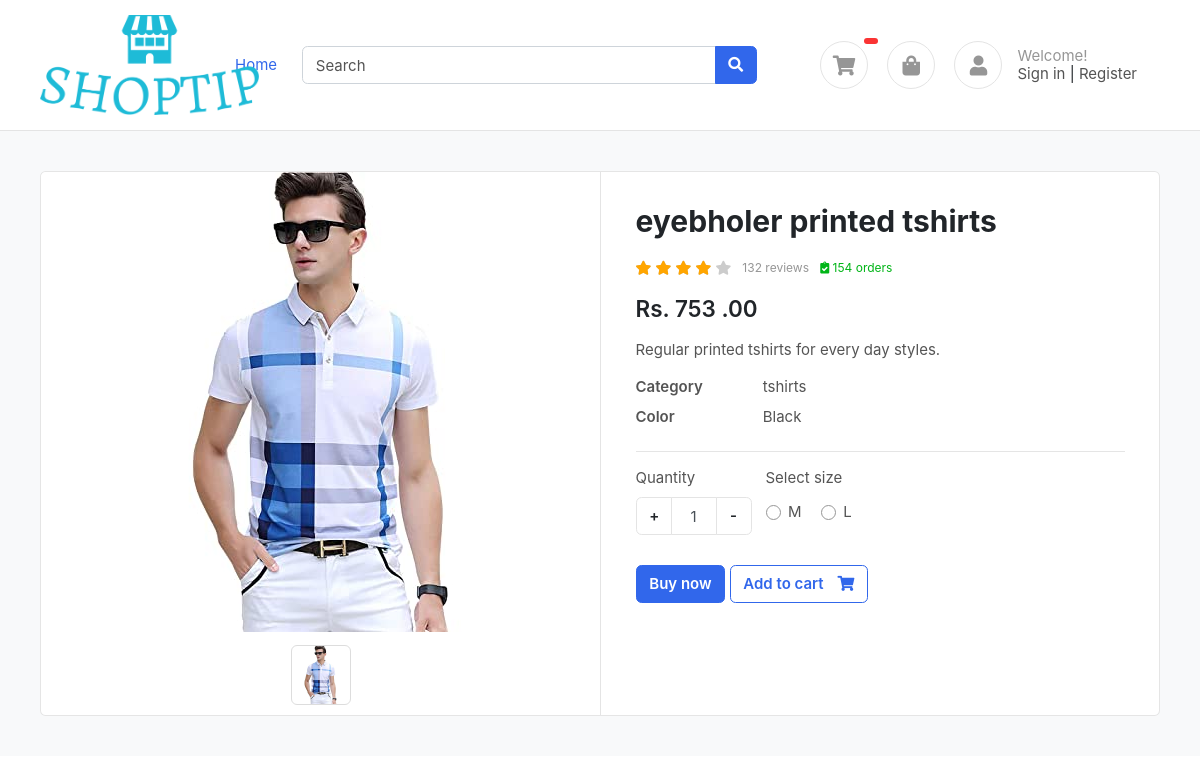
The page /products/eyebholer-printed-tshirts/ on the database its author committed.
### products/models.py (models this page shows, shortened)
class Products(BaseModel):
    product_name= models.CharField(max_length=100)
    slug= models.SlugField(unique=True,null=True,blank=True)
    category=models.ForeignKey(Category,on_delete=models.CASCADE,related_name="products")
    price=models.IntegerField(default=0)
    product_description=models.TextField()
    color= models.ManyToManyField(ColorVariant,blank=True)
    size= models.ManyToManyField(SizeVariant,blank=True)

class ProductImage(BaseModel):
    product= models.ForeignKey(Products,on_delete=models.CASCADE,related_name='product_images')
    image=models.ImageField(upload_to='product')

class Category(BaseModel):
    category_name= models.CharField(max_length=100)
    slug= models.SlugField(unique=True,null=True,blank=True)
    category_image= models.ImageField(upload_to="categories")
    def __str__(self) -> str:
        return self.category_name

class ColorVariant(BaseModel):
    color=models.CharField(max_length=100)
    price= models.IntegerField(default=0)

class SizeVariant(BaseModel):
    size=models.CharField(max_length=100)
    price= models.IntegerField(default=0)

### products/views.py (the view, shortened to what this page needs)
# urls.py: path('<slug>/',get_products,name='get_products')
def get_products(request,slug):
    try:
        product= Products.objects.get(slug=slug)
        context= {'product':product}
        return render(request,'products/product_view.html',context)
    except Exception as e:
        print(e)

### templates/products/product_view.html (shortened to what this page needs)
{% extends 'base/base.html' %}
{% block start %}
<section class="section-content padding-y bg">
    <div class="container">
    <div class="card">
        <div class="row no-gutters">
            <aside class="col-md-6">
    <article class="gallery-wrap">
    <div class="img-big-wrap">
      <div> <a href="#"><img src="/media/{{product.product_images.first.image}}"></a></div>
    </div>
    <div class="thumbs-wrap">
      {% for image in product.product_images.all %}
      <a href="#" class="item-thumb"> <img src="/media/{{image.image}}"></a>
      {% endfor %}
    </div>
    </article>
            </aside>
            <main class="col-md-6 border-left">
    <article class="content-body">
    <h2 class="title">{{product.product_name}} </h2>
    <div class="rating-wrap my-3">
        <ul class="rating-stars">
            <li style="width:80%" class="stars-active">
                <i class="fa fa-star"></i> <i class="fa fa-star"></i>
                <i class="fa fa-star"></i> <i class="fa fa-star"></i>
            </li>
            <li>
                <i class="fa fa-star"></i> <i class="fa fa-star"></i>
                <i class="fa fa-star"></i> <i class="fa fa-star"></i>
                <i class="fa fa-star"></i>
            </li>
        </ul>
        <small class="label-rating text-muted">132 reviews</small>
        <small class="label-rating text-success"> <i class="fa fa-clipboard-check"></i> 154 orders </small>
    </div>
    <div class="mb-3">
        <var class="price h4">Rs.
          {% if updated_price %}
          {{updated_price}}
          {% else %}
          {{product.price}}
          {% endif %}
          .00</var>
    </div>
    <p>{{product.product_description}} </p>
    <dl class="row">
      <dt class="col-sm-3">Category</dt>
      <dd class="col-sm-9">{{product.category}} </dd>
      <dt class="col-sm-3">Color</dt>
      <dd class="col-sm-9">
      {% for color in product.color.all %}
        {{color.color}}
        {% endfor %}
      </dd>
    </dl>
    <hr>
        <div class="form-row">
            <div class="form-group col-md flex-grow-0">
                <label>Quantity</label>
                <div class="input-group mb-3 input-spinner">
                  <div class="input-group-prepend">
                    <button class="btn btn-light" onclick="plus()" type="button" id="button-plus"> + </button>
                  </div>
                  <input id="quantity" type="text" class="form-control" value="1">
                  <div class="input-group-append">
                    <button class="btn btn-light" onclick="minus()" type="button" id="button-minus"> - </button>
                  </div>
                </div>
            </div>
            {% if product.size.count %}
            <div class="form-group col-md">
              <label>Select size</label>
              <div class="mt-1">
                {% for size in product.size.all %}
                <label class="custom-control custom-radio custom-control-inline">
                  <div class="custom-control-label"> {{size.size}} </div>
                </label>
                {% endfor %}
              </div>
              {% endif %}
            </div>
        </div>
        <a href="{% url 'buy_now' product.slug %}?variant={{selected_size}}&quantity={{quantity}}" class="btn  btn-primary"> Buy now </a>
        <a href="{% url 'add_to_cart' product.slug %}?variant={{selected_size}}&quantity={{quantity}} " class="btn  btn-outline-primary"> <span class="text">Add to cart</span> <i class="fas fa-shopping-cart"></i>  </a>
    </article>
            </main>
        </div>
    </div>
    </div>
    </section>
{% endblock  %}

### public/static/css/ui.css (style rules this page uses)
html { font-family: 'Inter', sans-serif; font-size: 15px; }
.content-body { flex: 1 1 auto; padding: 2rem 2.3rem; }
.padding-y { padding-top: 40px; padding-bottom: 40px; }
var { font-style: normal; }
article:after, .form-group:after { display: block; clear: both; content: ""; }
.bg { background-color: #f8f9fa; }
.card .title { color: #212529; }
.btn-light { background-color: #fff; border-color: #e4e4e4; }
.btn .text + i { margin-left: 10px; }
dl[class="row"] { margin-bottom: 0; }
.price { font-weight: 600; color: #212529; }
.label-rating { margin-left: 7px; display: inline-block; vertical-align: middle; }
.rating-stars { display: inline-block; vertical-align: middle; list-style: none; margin: 0; padding: 0; position: relative; white-space: nowrap; clear: both; }
.rating-stars i { font-size: 14px; color: #ccc; display: inline; }
.rating-stars li { display: block; text-overflow: clip; white-space: nowrap; z-index: 1; }
.rating-stars li.stars-active { z-index: 2; position: absolute; top: 0; left: 0; overflow: hidden; }
.rating-stars li.stars-active i { color: orange; }
.input-spinner { width: 120px; flex-wrap: nowrap; display: inline-flex; }
.input-spinner input.form-control { text-align: center; max-width: 46px; flex-basis: 46px; border-color: #e4e4e4; flex-grow: 0; }
.input-spinner .btn { width: 36px; text-align: center; }
.gallery-wrap .img-big-wrap { margin-bottom: 10px; border-radius: 0.37rem; overflow: hidden; background-color: #fff; }
.gallery-wrap .img-big-wrap a { text-align: center; display: block; }
.gallery-wrap .img-big-wrap img { height: 460px; width: auto; display: inline-block; cursor: zoom-in; }
.gallery-wrap .thumbs-wrap { text-align: center; }
.gallery-wrap .thumbs-wrap .item-thumb { width: 60px; height: 60px; border: 1px solid #ddd; border-radius: 6px; margin: 3px; display: inline-block; overflow: hidden; }
.gallery-wrap .thumbs-wrap img { max-width: 100%; max-height: 100%; object-fit: cover; border-radius: 4px; cursor: zoom-in; }

### rows shown on the page
Products: product_images.first.image (picture), product_name "eyebholer printed tshirts", price "753", product_description "Regular printed tshirts for every day styles.", category "tshirts"
ProductImage: image (picture)
ColorVariant: color "Black"
SizeVariant: size "M"
SizeVariant: size "L"
